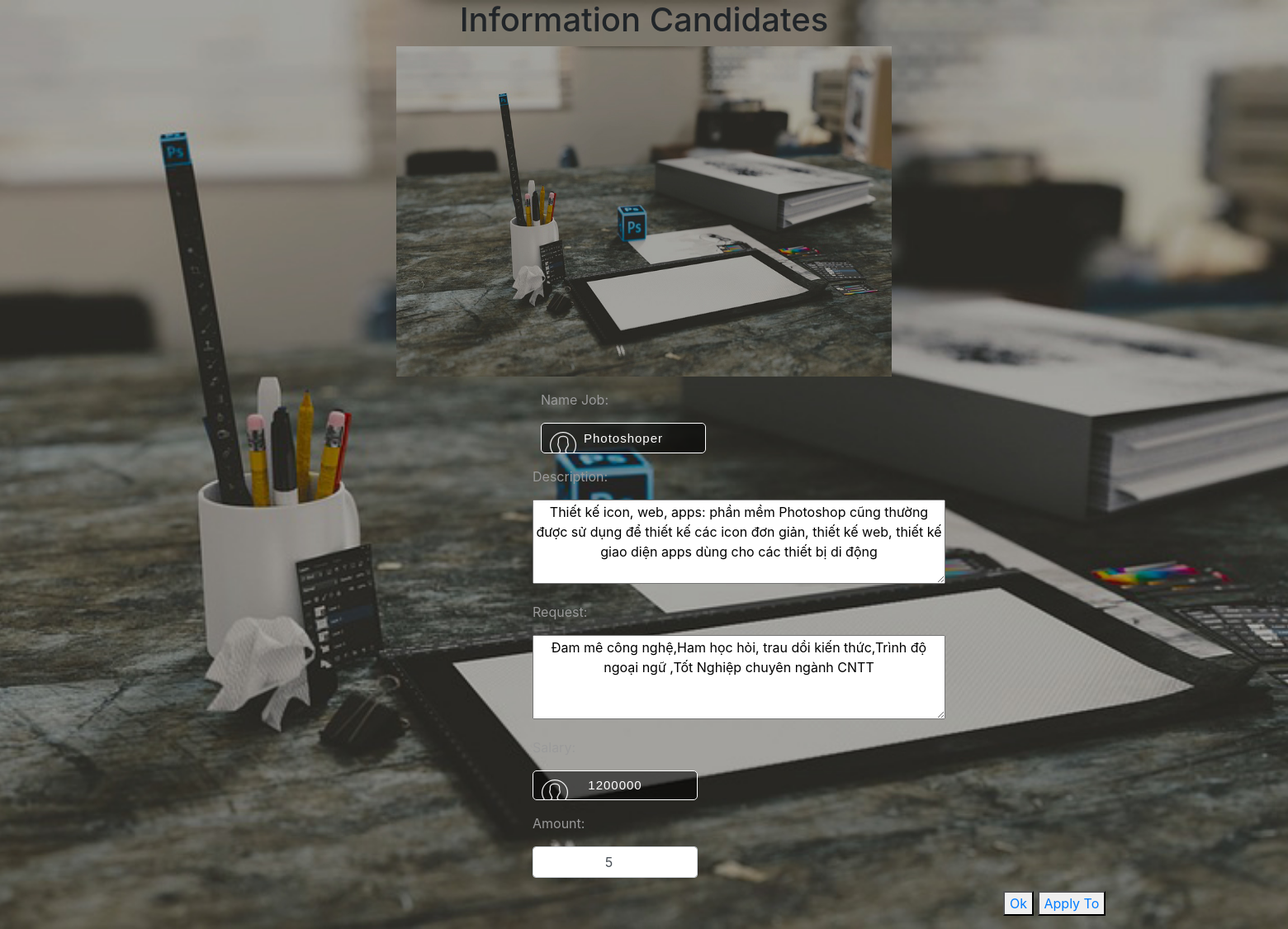
Page /HTML/detail.php?id=1 on the committed database.
### tables this page shows
create table apply(
id int(20) NOT NULL AUTO_INCREMENT, 
namecv varchar(250),
descrip varchar(250),
requite varchar(250),
amount int(20),
salary decimal,
image varchar(250),
date datetime,
PRIMARY KEY (id)
);

### HTML/detail.php (the view, shortened to what this page needs)
<!DOCTYPE html>
<html lang="en">
    <head>
        <link href="Css/style.css" rel="stylesheet">
    <link rel="stylesheet" href="https://cdnjs.cloudflare.com/ajax/libs/twitter-bootstrap/4.3.1/css/bootstrap.min.css">
    </head>
<body>
  <h1 style="text-align: center;">Information Candidates</h1>
 <form action="detail.php" method="post" class="form-group"enctype="multipart/form-data">
  <?php require_once('connect.php');
 if(isset($_GET['id']))
    {
      $id=$_GET['id'];
      $sql= "SELECT *FROM apply where id=".$id;
      $result=mysqli_query($connect,$sql);
      $row = $result->fetch_all(MYSQLI_ASSOC);}
    ?>
   <div class="form-group col-md-12">
              <img src="<?php echo $row[0]['image'] ?>" style="width:600px;
              height:400px;display: block; margin-left: auto; margin-right: auto;">
   </div>
  <div class="form-group col-sm-6">
                 <p style="margin-left: 640px;">Name Job: </p>
                  <input style="margin-left: 640px; width: 200px;text-align: center;"id="name" name="name" type="text" class="form-control" value="<?php echo $row[0]['namecv'] ?>">
  </div>
  <div class="form-group col-sm-6">
                  <p style="margin-left: 630px;">Description:  </p>
                  <textarea type='text' id="desc" name="desc" rows="4"style="margin-left:  630px; width: 500px;text-align: center;"><?php echo $row[0]['descrip'] ?></textarea>
  </div>
  <div class="form-group col-sm-6">
                  <p  style="margin-left:  630px;">Request:  </p>
                   <textarea style="margin-left: 630px; width: 500px;text-align: center;" type='text' id="req" name="req" rows="4"style="width: 500px;"><?php echo $row[0]['requite'] ?></textarea>
  </div>
  <div class="form-group col-sm-6">
                  <p  style="margin-left:  630px;">Salary: </p>
                  <input  style="margin-left:  630px; width: 200px;text-align: center;" id="salary" name="salary" type="text" class="form-control"value="<?php echo $row[0]['salary'] ?>">
   </div>
  <div class="form-group col-sm-6">
      <p style="margin-left:  630px;">Amount: </p>
      <input   style="margin-left:  630px; width: 200px;text-align: center;" id="amount" name="amount" type="number" class="form-control"value="<?php echo $row[0]['amount'] ?>">
  </div>
  <div  style="margin-left: 1200px;" class="form-group col-sm-6">
  <button type="button" class="btn-btn-primary" onclick="Ok()"><a href="HomePage.php">Ok</a></button>
   <button type="button" class="btn-btn-primary" onclick="Ok()"><a href="register.php">Apply To</a></button>
</div>
</form>
</body>
</html>

### Css/style.css (style rules this page uses)
body { font-family: 'Montserrat', sans-serif; margin:0; background: url(../Image/bg.jpg) no-repeat; background-size: cover; -webkit-background-size: cover; -moz-background-size: cover; -o-background-size: cover; -ms-background-size: cover; background-attachment: fixed; background-position: center; }
body a { transition: 0.5s all; -webkit-transition: 0.5s all; -o-transition: 0.5s all; -moz-transition: 0.5s all; -ms-transition: 0.5s all; }
h1,h2,h3,h4,h5,h6 { margin:0; padding:0; }
p { padding: 0; margin: 0; color:#999; }
input[type="text"], input[type="text"], input[type="password"] { width: 75%; padding: 16px 50px 16px 50px; outline: none; font-size: 15px; font-weight: 300; color: #fff; margin: 14px 0px; font-family: 'Montserrat', sans-serif; border: 1px solid #fff; background: transparent; letter-spacing: 1px; border-radius: 5px; -webkit-border-radius: 5px; -moz-border-radius: 5px; -ms-border-radius:5px; -o-border-radius: 5px; }
input[type="text"] { background: rgba(0, 0, 0, 0.55) url(../Image/user.png) no-repeat 10px 10px; }

### rows in the picture
apply: image (picture), name "Photoshoper", desc "Thiết kế icon, web, apps: phần mềm Photoshop cũng thường được sử dụng để thiết kế các icon đơn giản, thiết kế web, thiết kế giao diện apps dùng cho các thiết bị di động", req "Đam mê công nghệ,Ham học hỏi, trau dồi kiến thức,Trình độ ngoại ngữ ,Tốt Nghiệp chuyên ngành CNTT"
